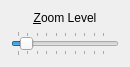
<?xml version="1.0" encoding="UTF-8"?>
<ui version="4.0">
 <class>ZoomWidget</class>
 <widget class="QWidget" name="ZoomWidget">
  <property name="geometry">
   <rect>
    <x>0</x>
    <y>0</y>
    <width>130</width>
    <height>61</height>
   </rect>
  </property>
  <property name="sizePolicy">
   <sizepolicy hsizetype="Fixed" vsizetype="Minimum">
    <horstretch>0</horstretch>
    <verstretch>0</verstretch>
   </sizepolicy>
  </property>
  <property name="minimumSize">
   <size>
    <width>130</width>
    <height>0</height>
   </size>
  </property>
  <property name="maximumSize">
   <size>
    <width>130</width>
    <height>16777215</height>
   </size>
  </property>
  <property name="windowTitle">
   <string>Form</string>
  </property>
  <layout class="QVBoxLayout" name="verticalLayout">
   <item>
    <widget class="QLabel" name="label">
     <property name="text">
      <string>&amp;Zoom Level</string>
     </property>
     <property name="alignment">
      <set>Qt::AlignCenter</set>
     </property>
     <property name="buddy">
      <cstring>slider</cstring>
     </property>
    </widget>
   </item>
   <item>
    <widget class="QSlider" name="slider">
     <property name="minimum">
      <number>2</number>
     </property>
     <property name="maximum">
      <number>100</number>
     </property>
     <property name="singleStep">
      <number>1</number>
     </property>
     <property name="pageStep">
      <number>10</number>
     </property>
     <property name="value">
      <number>10</number>
     </property>
     <property name="orientation">
      <enum>Qt::Horizontal</enum>
     </property>
     <property name="tickPosition">
      <enum>QSlider::TicksBothSides</enum>
     </property>
    </widget>
   </item>
  </layout>
 </widget>
 <resources/>
 <connections/>
</ui>
